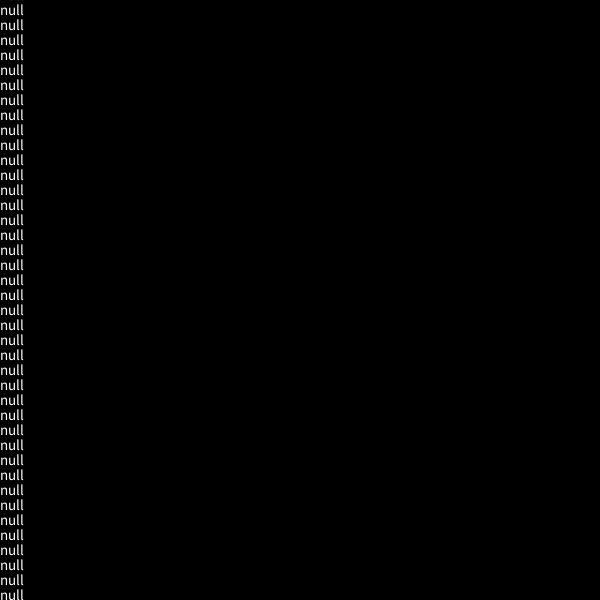
Frame 1 (no input)
Frame 60 (the mouse pressed at the canvas centre just before this capture): identical to frame 1, image omitted
Frame 120 (the mouse held since frame 60 and released just before this capture): identical to frame 1, image omitted

The Processing sketch that drew this single still picture (run headless with seeded random() and noise(); from frame 60 on, the mouse is pressed at the canvas centre):

// Processing sketch: InputManagerTest
// ── InputManagerTest.pde


import java.util.Map;
InputManager im;


void setup() {
  size(600, 600);
  textSize(15);
  im = new InputManager();
}


void draw() {
  background(0);
  for (int i = 0; i <= 40; i++) {
    text(""+im.keys.get(i), 0, i*15);
  }
}


void keyPressed() {
  im.input("pressed", keyCode);
}


void keyReleased() {
  im.input("released", keyCode);
}


class InputManager {
  HashMap<Integer,Boolean> keys;
  InputManager() {
    keys = new HashMap<Integer,Boolean>();
  }
  void input(String type, int kCode) {
    if (type == "pressed" || type == "released") {
      keys.put(kCode, type=="pressed");
    }
  }
}
